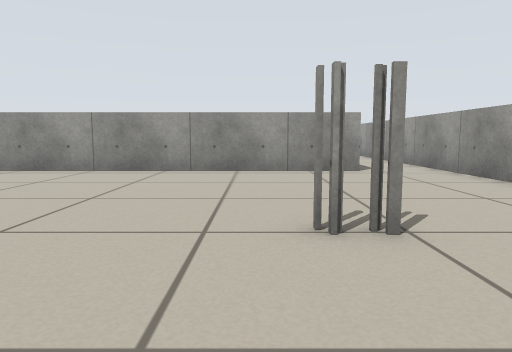
[1] (above)

18 first-person views from a walk through a world built for the Player/Stage simulator. The camera is 0.46 m above the floor, tilts 6° down and sees 70° across. The lines on the ground mark 1 m squares. The floor is counted in squares, 0.5 m on a side. Each view is taken from the middle of a square. On the plan, view 1 faces up. The plan holds only what a view shows up to about 12 squares ahead; the rest is blank. Robots are left out.

[2]
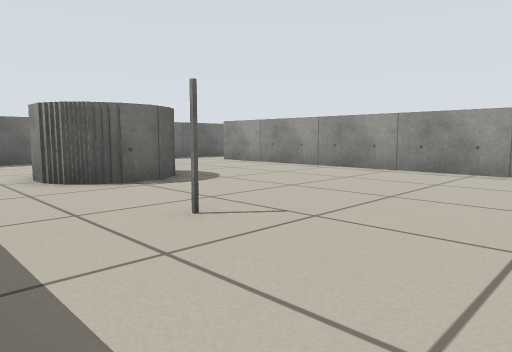

[3]
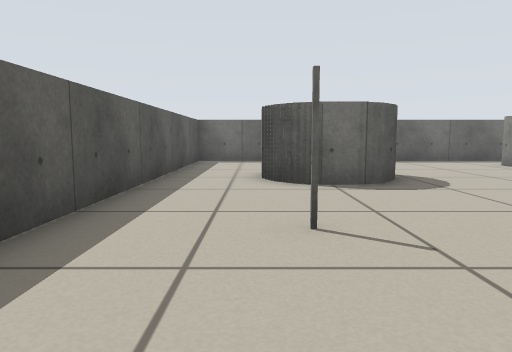

[4]
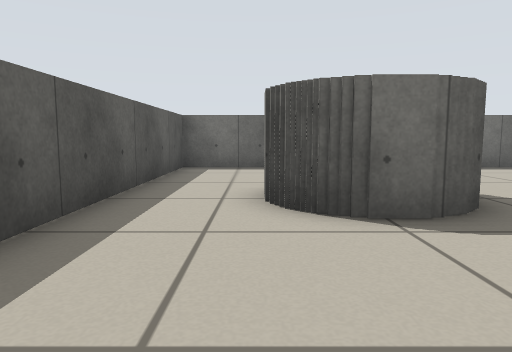

[5]
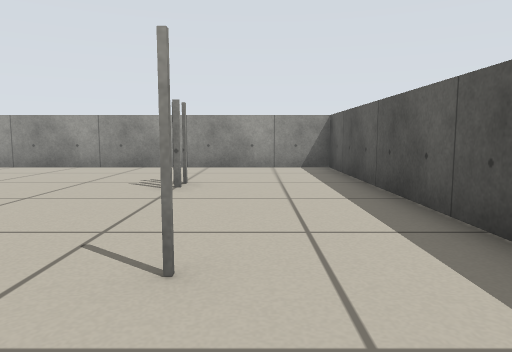

[6]
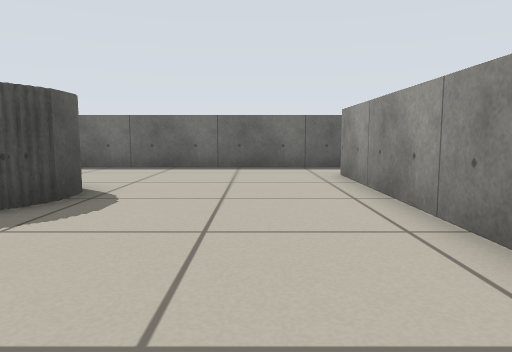

[7]
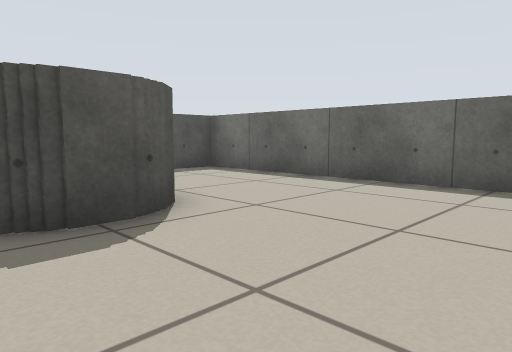

[8]
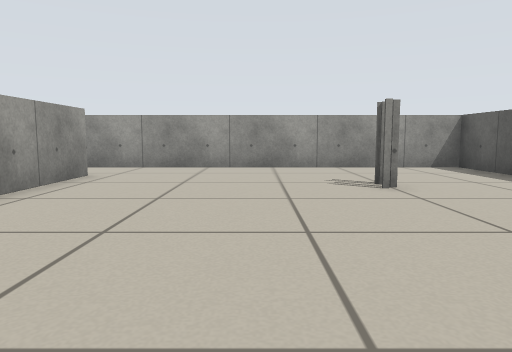

[9]
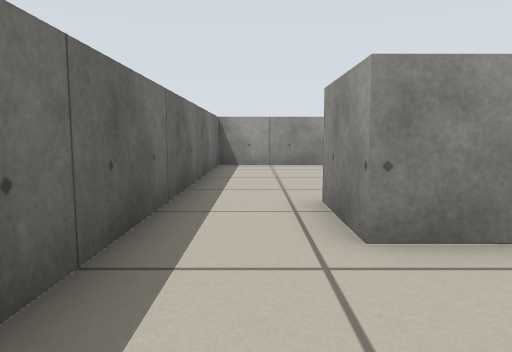

[10]
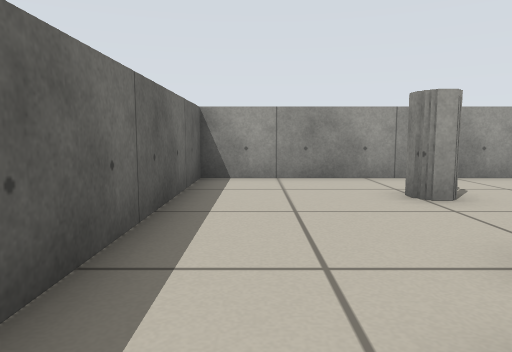

[11]
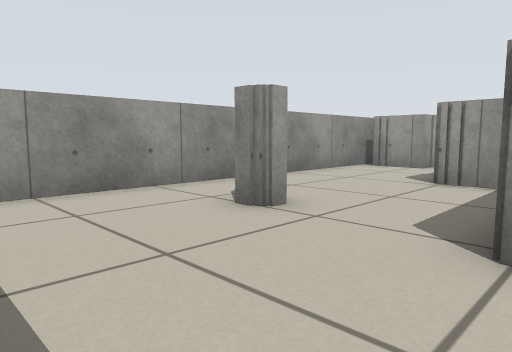

[12]
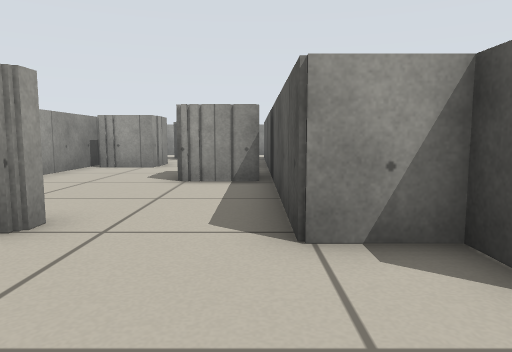

[13]
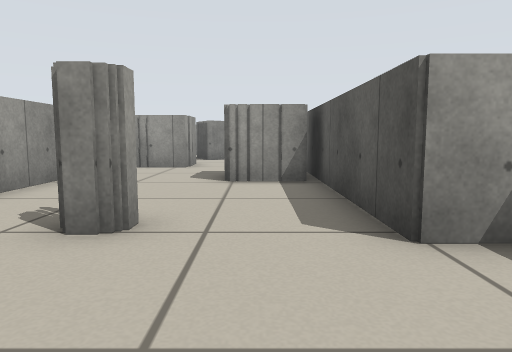

[14]
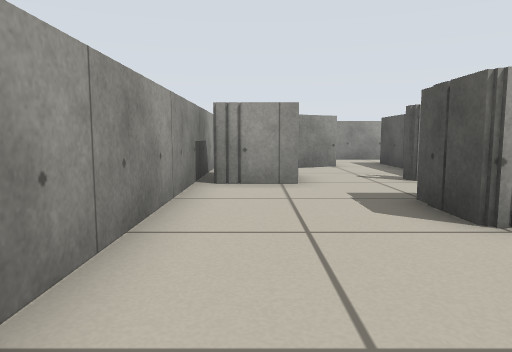

[15]
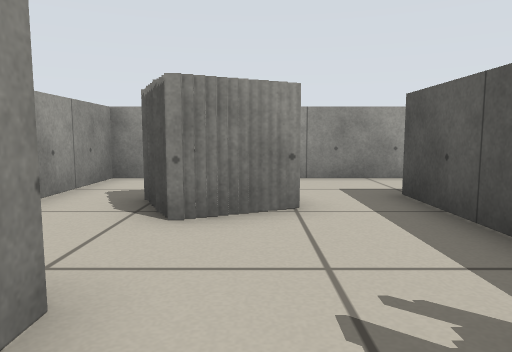

[16]
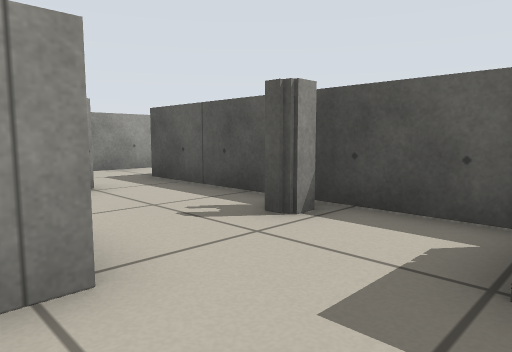

[17]
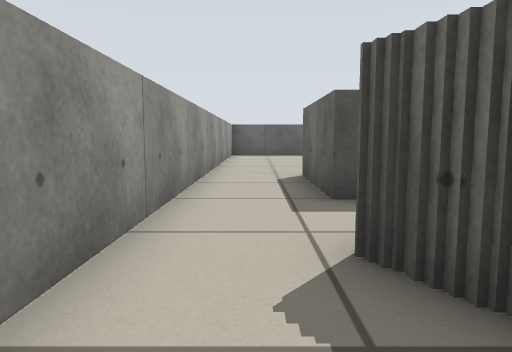

[18]
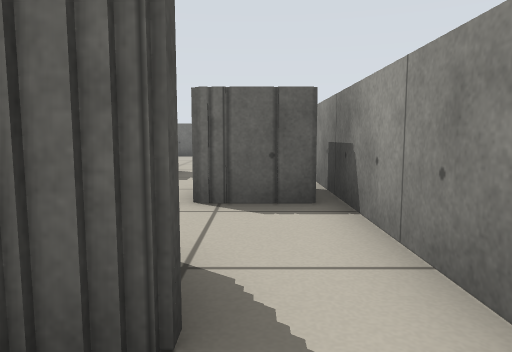

### Floor plan
Ten units are one square. View 1 is at (0, 0); x grows to the right and y downward. Boxes are objects, and circles mark ways between rooms. Rooms are numbered by the first view taken in them; rooms with no view inside come last. Other rooms are left out.
<svg viewBox="-148 -198 206 206">
<path fill="none" stroke="#000" d="M-71 -44 -71 -29M-73 -48 -73 -42M-73 -30 -73 -26 -78 -26M-79 -21 -90 -21M-94 -51 -78 -51M27 -101 -120 -101M-143 -94 -143 3 53 3 53 -94M-100 -163 -106 -163 -106 -169M-115 -122 -109 -122 -109 -136 -55 -136M-64 -139 -64 -157 -45 -157M-120 -101 -120 -122M-28 -171 -28 -189M-14 -193 -143 -193 -143 -94M15 -155 15 -161M12 -160 12 -169M31 -166 31 -161M27 -131 27 -101M29 -170 29 -165M22 -176 27 -176 27 -169M-10 -189 -10 -171 -28 -171M53 -94 53 -193 -14 -193M-55 -136 29 -136 29 -130"/>
<circle cx="-135" cy="-90" r="3" fill="#2a7"/>
<circle cx="45" cy="-105" r="3" fill="#2a7"/>
<circle cx="-35" cy="-155" r="3" fill="#2a7"/>
<text x="-40" y="-50">1</text>
<text x="-100" y="-160">2</text>
<text x="20" y="-150">3</text>
</svg>
Room 1 opens to room 2. Room 1 opens to room 3. Room 2 opens to room 3.

Where each view was taken, in squares from view 1:
view 1: 0 up, 0 right, facing up
view 2: 0 up, 0 right, facing up-left
view 3: 2 up, 0 right, facing left
view 4: 2 up, 3 left, facing left
view 5: 2 up, 6 left, facing right
view 6: 8 up, 3 left, facing left
view 7: 9 up, 7 left, facing down-left
view 8: 6 up, 6 left, facing right
view 9: 7 up, 13 left, facing up
view 10: 11 up, 13 left, facing up
view 11: 13 up, 14 left, facing up-right
view 12: 14 up, 14 left, facing right
view 13: 15 up, 14 left, facing right
view 14: 18 up, 10 left, facing right
view 15: 16 up, 3 left, facing right
view 16: 18 up, 5 left, facing down-right
view 17: 19 up, 4 right, facing down
view 18: 18 up, 4 right, facing left
